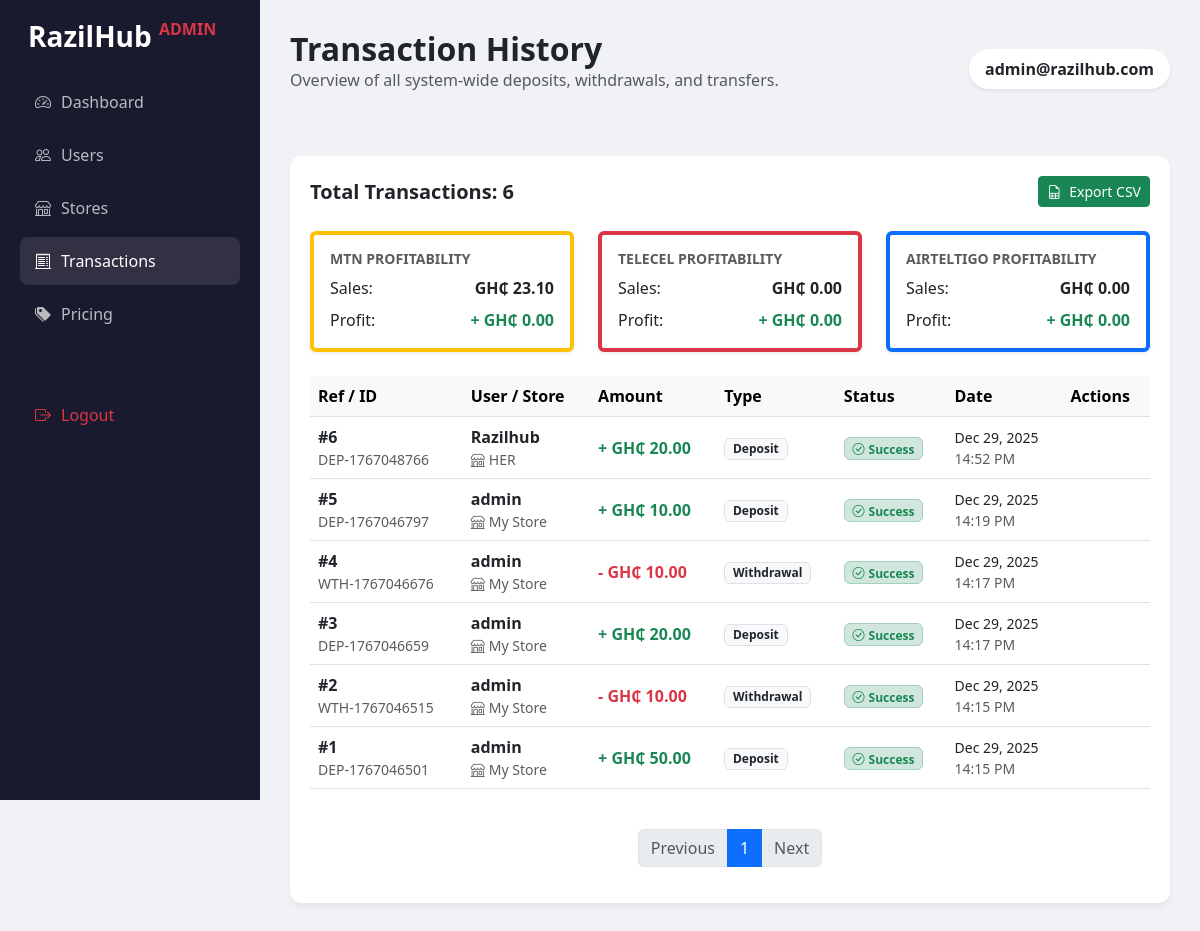
/admin/transactions (signed in), run on the app's committed database.
### app.py (models this page shows)
class User(UserMixin, db.Model):
    id = db.Column(db.Integer, primary_key=True)
    first_name = db.Column(db.String(100))
    last_name = db.Column(db.String(100))
    username = db.Column(db.String(50), unique=True)
    email = db.Column(db.String(120), unique=True)
    mobile = db.Column(db.String(20))
    password = db.Column(db.String(200))
    balance = db.Column(db.Float, default=0.0)
    is_admin = db.Column(db.Boolean, default=False)
    is_suspended = db.Column(db.Boolean, default=False) # New field for suspension

class Transaction(db.Model):
    id = db.Column(db.Integer, primary_key=True)
    user_id = db.Column(db.Integer, db.ForeignKey('user.id'), nullable=False)
    reference = db.Column(db.String(100), unique=True, nullable=False) # Paystack ref
    type = db.Column(db.String(20), nullable=False) # Deposit, Withdrawal
    amount = db.Column(db.Float, nullable=False)
    status = db.Column(db.String(20), default='Pending') # Pending, Success, Failed
    date = db.Column(db.DateTime, default=datetime.utcnow)
    user = db.relationship('User', backref=db.backref('transactions', lazy=True))

class Store(db.Model):
    id = db.Column(db.Integer, primary_key=True)
    user_id = db.Column(db.Integer, db.ForeignKey('user.id'), unique=True, nullable=False)
    name = db.Column(db.String(100), default="My Store")
    slug = db.Column(db.String(50), unique=True) # For the public link
    support_phone = db.Column(db.String(20))
    whatsapp = db.Column(db.String(20))
    whatsapp_group_link = db.Column(db.String(200)) # New field
    description = db.Column(db.String(300))
    notice = db.Column(db.String(500)) # New field for store announcements
    total_sales = db.Column(db.Float, default=0.0)
    total_withdrawn = db.Column(db.Float, default=0.0)
    credit_balance = db.Column(db.Float, default=0.0)
    user = db.relationship('User', backref=db.backref('store', uselist=False))

### app.py (the view)
@app.route('/admin/transactions')
@admin_required
def admin_transactions():
    page = request.args.get('page', 1, type=int)
    per_page = 20
    transactions = Transaction.query.order_by(Transaction.date.desc()).paginate(page=page, per_page=per_page)
    all_plans = DataPlan.query.all()
    cost_map = {(p.network, p.plan_size): p.cost_price for p in all_plans}
    profit_stats = {
        "MTN": {"sales": 0.0, "profit": 0.0},
        "TELECEL": {"sales": 0.0, "profit": 0.0},
        "AIRTELTIGO": {"sales": 0.0, "profit": 0.0}
    }
    direct_orders = Order.query.filter(Order.status.in_(['Delivered', 'Success', 'Processing'])).all()
    for o in direct_orders:
        if o.network in profit_stats:
            cost = cost_map.get((o.network, o.package), 0.0)
            profit_stats[o.network]["sales"] += o.amount
            profit_stats[o.network]["profit"] += (o.amount - cost)
    store_orders = StoreOrder.query.filter(StoreOrder.status.in_(['Delivered', 'Success'])).all()
    for so in store_orders:
         if so.network in profit_stats:
            cost = cost_map.get((so.network, so.package), 0.0)
            profit_stats[so.network]["sales"] += so.price # This is what the platform sold it for
            profit_stats[so.network]["profit"] += (so.price - cost)
    return render_template('admin/transactions.html', transactions=transactions, profit_stats=profit_stats)

### app.py (called while the page is built)
@login_manager.user_loader
def load_user(user_id):
    return User.query.get(int(user_id))

def admin_required(f):
    @wraps(f)
    def decorated_function(*args, **kwargs):
        if not current_user.is_authenticated or not current_user.is_admin:
            flash("Access denied. Admin privileges required.", "error")
            return redirect(url_for('login'))
        return f(*args, **kwargs)
    return decorated_function

### templates/admin/transactions.html (shortened to what this page needs)
{% extends 'admin/base.html' %}
{% block header_title %}Transaction History{% endblock %}
{% block header_subtitle %}Overview of all system-wide deposits, withdrawals, and transfers.{% endblock %}
{% block content %}
<div class="table-card">
    <div class="d-flex justify-content-between align-items-center mb-4">
        <h5 class="fw-bold mb-0">Total Transactions: {{ transactions.total }}</h5>
        <a href="{{ url_for('admin_export_transactions') }}" class="btn btn-sm btn-success">
            <i class="bi bi-file-earmark-spreadsheet me-2"></i>Export CSV
        </a>
    </div>
    <div class="row g-4 mb-4">
        <div class="col-md-4">
            <div class="card border-warning border-start border-4 shadow-sm h-100">
                <div class="card-body">
                    <h6 class="text-uppercase text-muted small fw-bold mb-2">MTN Profitability</h6>
                    <div class="d-flex justify-content-between mb-2">
                        <span>Sales:</span>
                        <span class="fw-bold">GH₵ {{ "{:,.2f}".format(profit_stats['MTN']['sales']) }}</span>
                    </div>
                    <div class="d-flex justify-content-between">
                        <span>Profit:</span>
                        <span class="fw-bold text-success">+ GH₵ {{ "{:,.2f}".format(profit_stats['MTN']['profit'])
                            }}</span>
                    </div>
                </div>
            </div>
        </div>
        <div class="col-md-4">
            <div class="card border-danger border-start border-4 shadow-sm h-100">
                <div class="card-body">
                    <h6 class="text-uppercase text-muted small fw-bold mb-2">Telecel Profitability</h6>
                    <div class="d-flex justify-content-between mb-2">
                        <span>Sales:</span>
                        <span class="fw-bold">GH₵ {{ "{:,.2f}".format(profit_stats['TELECEL']['sales']) }}</span>
                    </div>
                    <div class="d-flex justify-content-between">
                        <span>Profit:</span>
                        <span class="fw-bold text-success">+ GH₵ {{ "{:,.2f}".format(profit_stats['TELECEL']['profit'])
                            }}</span>
                    </div>
                </div>
            </div>
        </div>
        <div class="col-md-4">
            <div class="card border-primary border-start border-4 shadow-sm h-100">
                <div class="card-body">
                    <h6 class="text-uppercase text-muted small fw-bold mb-2">AirtelTigo Profitability</h6>
                    <div class="d-flex justify-content-between mb-2">
                        <span>Sales:</span>
                        <span class="fw-bold">GH₵ {{ "{:,.2f}".format(profit_stats['AIRTELTIGO']['sales']) }}</span>
                    </div>
                    <div class="d-flex justify-content-between">
                        <span>Profit:</span>
                        <span class="fw-bold text-success">+ GH₵ {{
                            "{:,.2f}".format(profit_stats['AIRTELTIGO']['profit']) }}</span>
                    </div>
                </div>
            </div>
        </div>
    </div>
    <div class="table-responsive">
        <table class="table table-hover align-middle">
            <thead class="table-light">
                <tr>
                    <th>Ref / ID</th>
                    <th>User / Store</th>
                    <th>Amount</th>
                    <th>Type</th>
                    <th>Status</th>
                    <th>Date</th>
                    <th>Actions</th>
                </tr>
            </thead>
            <tbody>
                {% for txn in transactions.items %}
                <tr>
                    <td>
                        <div class="fw-bold text-dark">#{{ txn.id }}</div>
                        <div class="small text-muted">{{ txn.reference }}</div>
                    </td>
                    <td>
                        <div class="fw-bold">{{ txn.user.username }}</div>
                        <div class="small text-muted">
                            {% if txn.user.store %}
                            <i class="bi bi-shop me-1"></i>{{ txn.user.store.name }}
                            {% else %}
                            <i class="bi bi-person me-1"></i>Direct
                            {% endif %}
                        </div>
                    </td>
                    <td>
                        <span
                            class="fw-bold {% if txn.type == 'Deposit' or txn.type == 'Store Credit Transfer' %}text-success{% else %}text-danger{% endif %}">
                            {% if txn.type == 'Deposit' or txn.type == 'Store Credit Transfer' %}+{% else %}-{% endif %}
                            GH₵ {{ "{:,.2f}".format(txn.amount | default(0)) }}
                        </span>
                    </td>
                    <td>
                        <span class="badge bg-light text-dark border">{{ txn.type }}</span>
                    </td>
                    <td>
                        {% if txn.status == 'Success' %}
                        <span class="badge bg-success-subtle text-success border border-success-subtle">
                            <i class="bi bi-check-circle me-1"></i>Success
                        </span>
                        {% elif txn.status == 'Pending' %}
                        <span class="badge bg-warning-subtle text-warning border border-warning-subtle">
                            <i class="bi bi-clock me-1"></i>Pending
                        </span>
                        {% else %}
                        <span class="badge bg-danger-subtle text-danger border border-danger-subtle">
                            <i class="bi bi-x-circle me-1"></i>{{ txn.status }}
                        </span>
                        {% endif %}
                    </td>
                    <td>
                        <div class="small">{{ txn.date.strftime('%b %d, %Y') }}</div>
                        <div class="small text-muted">{{ txn.date.strftime('%H:%M %p') }}</div>
                    </td>
                    <td>
                    </td>
                </tr>
                {% endfor %}
            </tbody>
        </table>
    </div>
    <nav class="mt-4">
        <ul class="pagination justify-content-center">
            {% if transactions.has_prev %}
            <li class="page-item"><a class="page-link"
                    href="{{ url_for('admin_transactions', page=transactions.prev_num) }}">Previous</a></li>
            {% else %}
            <li class="page-item disabled"><span class="page-link">Previous</span></li>
            {% endif %}
            <li class="page-item active"><span class="page-link">{{ transactions.page }}</span></li>
            {% if transactions.has_next %}
            <li class="page-item"><a class="page-link"
                    href="{{ url_for('admin_transactions', page=transactions.next_num) }}">Next</a></li>
            {% else %}
            <li class="page-item disabled"><span class="page-link">Next</span></li>
            {% endif %}
        </ul>
    </nav>
</div>
{% endblock %}

### templates/admin/base.html (shortened to what this page needs)
<!DOCTYPE html>
<html lang="en">
<head>
    <link href="https://cdn.jsdelivr.net/npm/bootstrap@5.3.0/dist/css/bootstrap.min.css" rel="stylesheet">
    <link rel="stylesheet" href="https://cdn.jsdelivr.net/npm/bootstrap-icons@1.10.0/font/bootstrap-icons.css">
</head>
<body>
    <div class="sidebar">
        <h3 class="mb-4 fw-bold ps-2">RazilHub <span class="text-danger fs-6 align-top">ADMIN</span></h3>
        <nav class="nav flex-column">
            <a href="{{ url_for('admin_dashboard') }}"
                class="nav-link {% if request.endpoint == 'admin_dashboard' %}active{% endif %}">
                <i class="bi bi-speedometer2"></i> <span>Dashboard</span>
            </a>
            <a href="{{ url_for('admin_users') }}"
                class="nav-link {% if request.endpoint == 'admin_users' %}active{% endif %}">
                <i class="bi bi-people"></i> <span>Users</span>
            </a>
            <a href="{{ url_for('admin_stores') }}"
                class="nav-link {% if request.endpoint == 'admin_stores' %}active{% endif %}">
                <i class="bi bi-shop"></i> <span>Stores</span>
            </a>
            <a href="{{ url_for('admin_transactions') }}"
                class="nav-link {% if request.endpoint == 'admin_transactions' %}active{% endif %}">
                <i class="bi bi-receipt-cutoff"></i> <span>Transactions</span>
            </a>
            <a href="{{ url_for('admin_pricing') }}"
                class="nav-link {% if request.endpoint == 'admin_pricing' %}active{% endif %}">
                <i class="bi bi-tags-fill"></i> <span>Pricing</span>
            </a>
        </nav>
        <div class="mt-auto pt-5">
            <a href="{{ url_for('logout') }}" class="nav-link text-danger">
                <i class="bi bi-box-arrow-right"></i> <span>Logout</span>
            </a>
        </div>
    </div>
    <div class="main-content">
        <div class="d-flex justify-content-between align-items-center mb-5">
            <div>
                <h2 class="fw-bold mb-0">{% block header_title %}System Overview{% endblock %}</h2>
                <p class="text-muted">{% block header_subtitle %}Welcome back, Administrator.{% endblock %}</p>
            </div>
            <div class="d-flex align-items-center gap-3">
                <div class="bg-white p-2 px-3 rounded-pill shadow-sm">
                    <span class="fw-bold text-dark">{{ current_user.email }}</span>
                </div>
            </div>
        </div>
        {% block content %}{% endblock %}
    </div>
</body>
</html>

### templates/admin/base.html (style rules this page uses)
body { font-family: 'Segoe UI', sans-serif; background-color: #f0f2f5; }
.sidebar { width: 260px; background-color: #1a1a2e; color: #fff; min-height: 100vh; position: fixed; left: 0; top: 0; padding: 20px; z-index: 1000; }
.main-content { margin-left: 260px; padding: 30px; }
.nav-link { color: rgba(255, 255, 255, 0.7); padding: 12px 15px; border-radius: 8px; margin-bottom: 5px; display: flex; align-items: center; gap: 10px; transition: all 0.3s; }
.nav-link:hover, .nav-link.active { background-color: rgba(255, 255, 255, 0.1); color: #fff; }
.table-card { background: white; border-radius: 12px; padding: 20px; box-shadow: 0 4px 6px rgba(0, 0, 0, 0.05); }

### data on the page
User: email "admin@razilhub.com"
Transaction: id "6", reference "DEP-1767048766", user.username "Razilhub", user.store.name "HER", amount "20.00", type "Deposit", status "Success" (drawn), date "Dec 29, 2025", date "14:52 PM"
Transaction: id "5", reference "DEP-1767046797", user.username "admin", user.store.name "My Store", amount "10.00", type "Deposit", status "Success" (drawn), date "Dec 29, 2025", date "14:19 PM"
Transaction: id "4", reference "WTH-1767046676", user.username "admin", user.store.name "My Store", amount "10.00", type "Withdrawal", status "Success" (drawn), date "Dec 29, 2025", date "14:17 PM"
Transaction: id "3", reference "DEP-1767046659", user.username "admin", user.store.name "My Store", amount "20.00", type "Deposit", status "Success" (drawn), date "Dec 29, 2025", date "14:17 PM"
Transaction: id "2", reference "WTH-1767046515", user.username "admin", user.store.name "My Store", amount "10.00", type "Withdrawal", status "Success" (drawn), date "Dec 29, 2025", date "14:15 PM"
Transaction: id "1", reference "DEP-1767046501", user.username "admin", user.store.name "My Store", amount "50.00", type "Deposit", status "Success" (drawn), date "Dec 29, 2025", date "14:15 PM"

### other printed values
{{ transactions.total }} "6"
{{ "{:,.2f}".format(profit_stats['MTN']['sales']) }} "23.10"
{{ "{:,.2f}".format(profit_stats['MTN']['profit']) }} "0.00"
{{ "{:,.2f}".format(profit_stats['TELECEL']['sales']) }} "0.00"
{{ "{:,.2f}".format(profit_stats['TELECEL']['profit']) }} "0.00"
{{ "{:,.2f}".format(profit_stats['AIRTELTIGO']['sales']) }} "0.00"
{{ "{:,.2f}".format(profit_stats['AIRTELTIGO']['profit']) }} "0.00"
{{ transactions.page }} "1"
